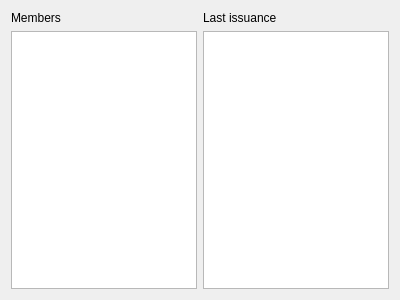
<?xml version="1.0" encoding="UTF-8"?>
<ui version="4.0">
 <class>CommunityTabWidget</class>
 <widget class="QWidget" name="CommunityTabWidget">
  <property name="geometry">
   <rect>
    <x>0</x>
    <y>0</y>
    <width>400</width>
    <height>300</height>
   </rect>
  </property>
  <property name="windowTitle">
   <string>communityTabWidget</string>
  </property>
  <layout class="QHBoxLayout" name="horizontalLayout">
   <item>
    <layout class="QVBoxLayout" name="verticalLayout_6">
     <item>
      <widget class="QLabel" name="label">
       <property name="text">
        <string>Members</string>
       </property>
      </widget>
     </item>
     <item>
      <widget class="QListView" name="communityMembersList"/>
     </item>
    </layout>
   </item>
   <item>
    <layout class="QVBoxLayout" name="verticalLayout">
     <item>
      <widget class="QLabel" name="label_2">
       <property name="text">
        <string>Last issuance</string>
       </property>
      </widget>
     </item>
     <item>
      <widget class="QListView" name="issuancesList"/>
     </item>
    </layout>
   </item>
  </layout>
 </widget>
 <resources/>
 <connections/>
</ui>
